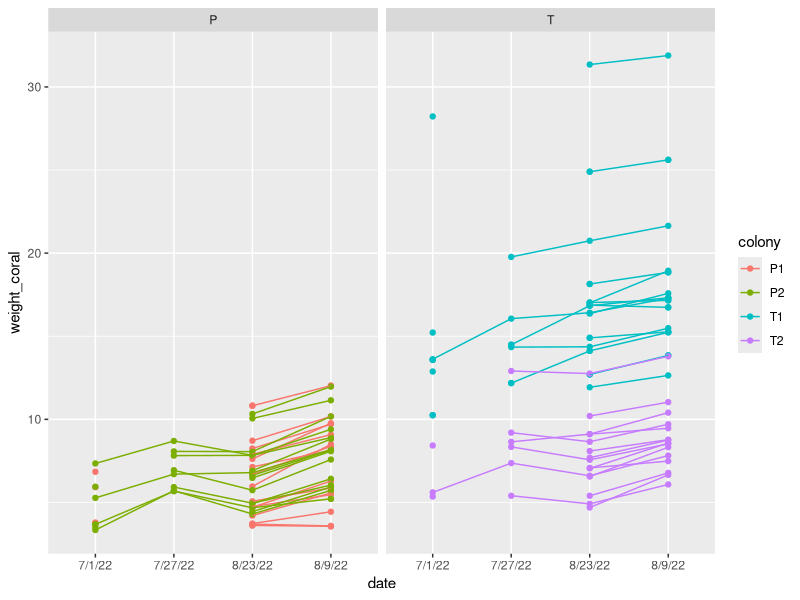

Recreate this plot in R. (Note: this script raises an error after producing the figure.)
library(tidyverse)
library(knitr)
propD<-read_csv("Data/qPCR/proportionD.csv")
std_w<-read_csv("Data/qPCR/std.csv")
pam_d<-read_csv("Data/PAM_data/pam_dat.csv")

#convert pam_d into long fo

#offset data
offset<-std_w %>%
  rowwise() %>%
  mutate(offset = mean(c(`perc std 1`,`perc std 2`)))

# Import buoyant weight data
bw_mastersheet <- read_csv("Data/Buoyant_Weight/bw_mastersheet.csv") %>%
  full_join(offset)%>% 
  mutate(species = str_sub(FragID, 1, 1),
         colony = str_sub(FragID, 1, 2),
         pedw = case_when(pedestal == 1 ~ 2.308/offset,
                          pedestal == 2 ~ 2.860/offset)) %>%
  mutate(adj_w = weight/offset,
         final= adj_w-pedw)%>%
  full_join(propD)


#adding column using offset values to adjust weight

# count frags of each colony that are C or D dominated
bw_mastersheet %>%
  distinct(FragID, colony, propD) %>%
  group_by(colony, propD>.5)%>%
  summarise(n = n())

# Create function to convert buoyant weight to dry weight based on temperature and skeletal density
bw.dw <- function(bw, temp, CoralDens) {
  StdAir <- 39.092
  StdFW <- 0.0047263 * temp + 21.474
  StdSW <- 0.0052731 * temp + 21.003
  StdDens <- 1/(1-(StdFW/StdAir))
  SWDens <- StdDens*(1-(StdSW/StdAir))
  CoralWeight <- bw/(1-(SWDens/CoralDens))
  return(CoralWeight)
}

# Remove pedestal weight, and convert coral buoyant weight to dry weight
bw_mastersheet <- bw_mastersheet %>%
  mutate(coraldens = case_when(species == "T" ~ 2.1,                # REPLACE 2.1 WITH TURBINARIA SKELETAL DENSITY
                              species == "P" ~ 2.1),               # REPLACE 2.1 WITH POCILLOPORA SKELETAL DENSITY
         weight_coral = pmap_dbl(.l = list(final, as.numeric(temp), coraldens), ~bw.dw(..1, ..2, ..3)))

#############
# Plot weight over time
fig <- ggplot(bw_mastersheet, aes(x = date, y = weight_coral, 
                                  group = FragID, color = colony)) +
  geom_point() +
  geom_line() +
  facet_wrap(~species)
# Bryce: there is a row with NA for species. Track down why this is there and remove it upstream.
fig %+% filter(bw_mastersheet, !is.na(species))

# There are quite a few frags that decrease in weight between time points
# and we need to QC these. Did they break? Did they have partial mortality?
lost_weight <- bw_mastersheet %>%
  group_by(FragID) %>%
  filter(weight_coral[TimePoint == 4] < weight_coral[TimePoint == 2])

#############
# Calculate percent growth
df <- bw_mastersheet %>%
  group_by(FragID,colony, species, propD) %>%
  summarise(perc_change1 = (weight_coral[TimePoint == 4] - weight_coral[TimePoint == 1])/(weight_coral[TimePoint == 1])*100)
  #summarise(perc_change2 = (weight_coral[TimePoint == 3] - weight_coral[TimePoint == 1])/(weight_coral[TimePoint == 1])*100)
  #summarise(perc_change3 = (weight_coral[TimePoint == 2] - weight_coral[TimePoint == 1])/(weight_coral[TimePoint == 1])*100)
#summarise(perc_change = (weight[TimePoint == 2] -weight[TimePoint == 1])/(weight[TimePoint == 1])*100)
#group_By<- tidyverse function that uses column names (no spaces, lower case etc), to make certain cgoups 


#############
# Plot Pocillopora growth, change perc_change# to run multiple anovas
df %>%
 filter(species == "P") %>%
  ggplot(aes(x=propD, y=perc_change1, color = colony))+geom_point()#from
  
# Analyze Pocillopora
pmod <- 
  lm(perc_change1 ~ propD*colony, data = filter(df, species == "P"))
anova(pmod)

#############
# Plot Turbinaria growth

df %>%
  filter(species == "T") %>%
  ggplot(aes(x=propD, y=perc_change1, color = colony))+geom_point()#from

mod <- lm(perc_change1 ~ propD*colony, data = filter(df, species == "T"))
anova(mod)
